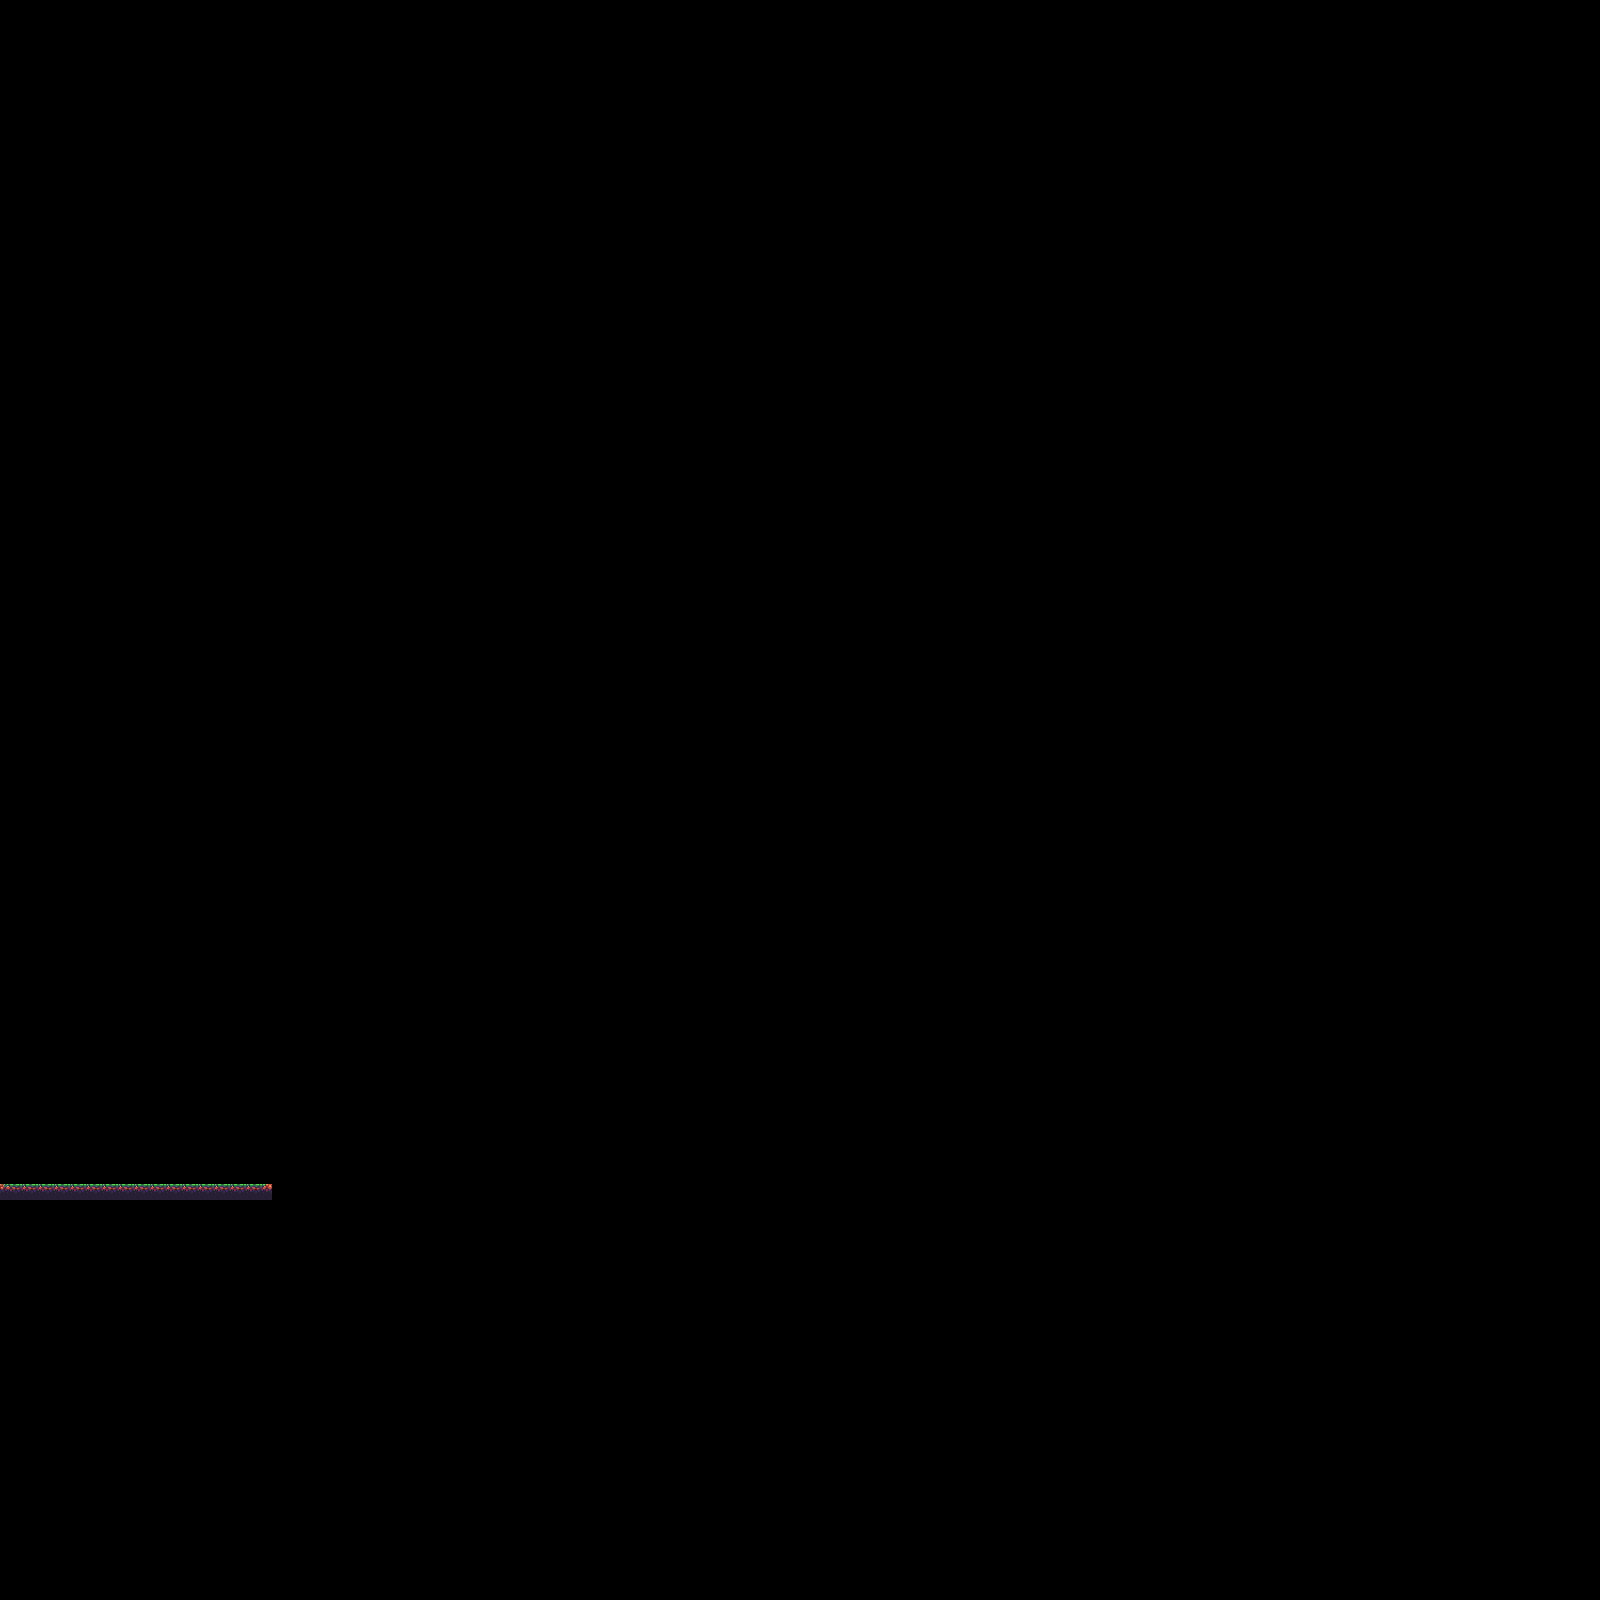

A 2D game scene composited from a Tiled map and its tileset images. What follows is a short description and the map's XML, with each tile layer's data collapsed to a summary:
An orthogonal 100x100 tile map with 16x16 px tiles, 1 tile layer (Tile Layer 1).

<map version="1.0" tiledversion="2017.09.27" orientation="orthogonal" renderorder="right-down" width="100" height="100" tilewidth="16" tileheight="16" infinite="0" nextobjectid="1">
 <tileset firstgid="1" source="ForestTileset.tsx" />
 <layer name="Tile Layer 1" width="100" height="100">
  <data>[10000 cells, 17 non-empty, 3 distinct tile ids]</data>
 </layer>
</map>
